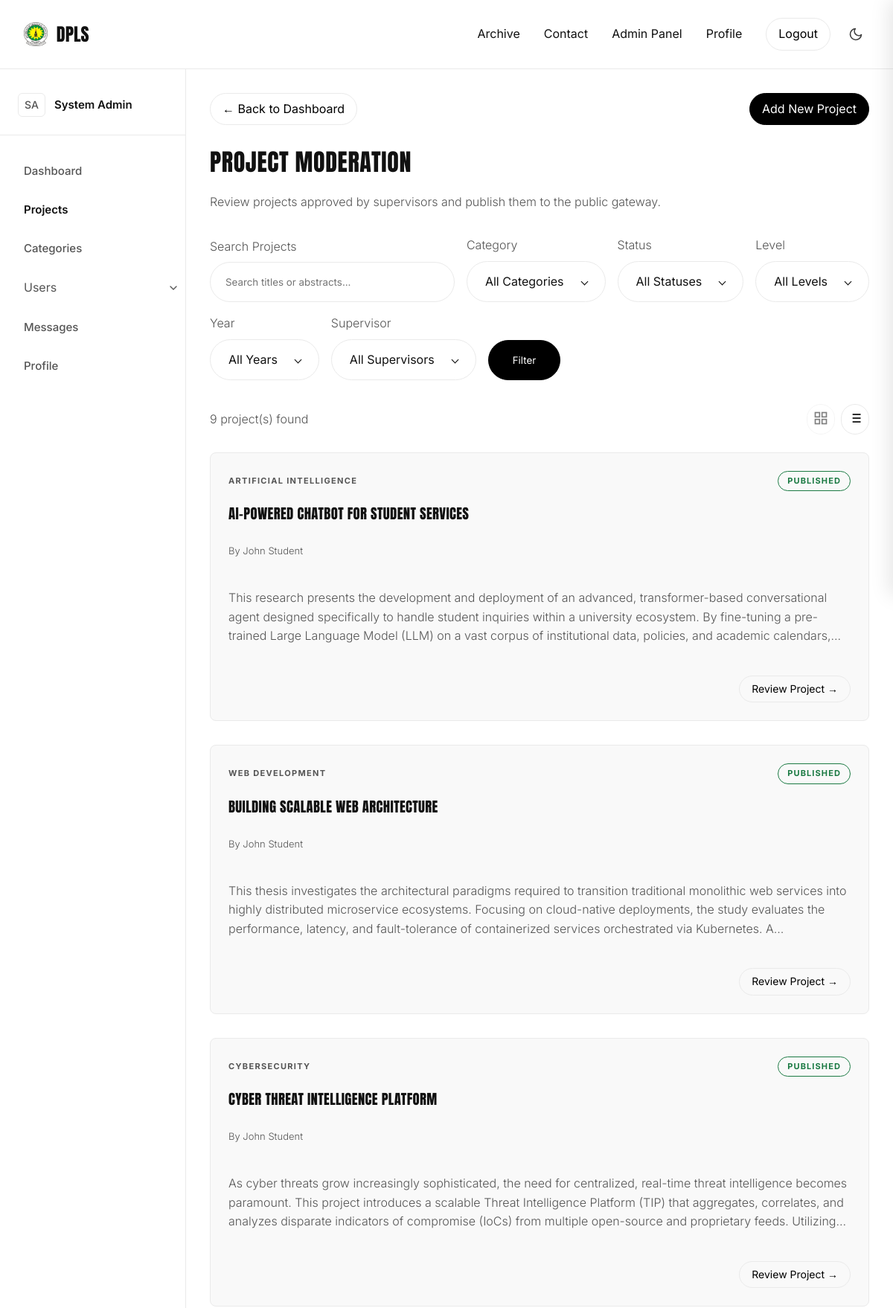
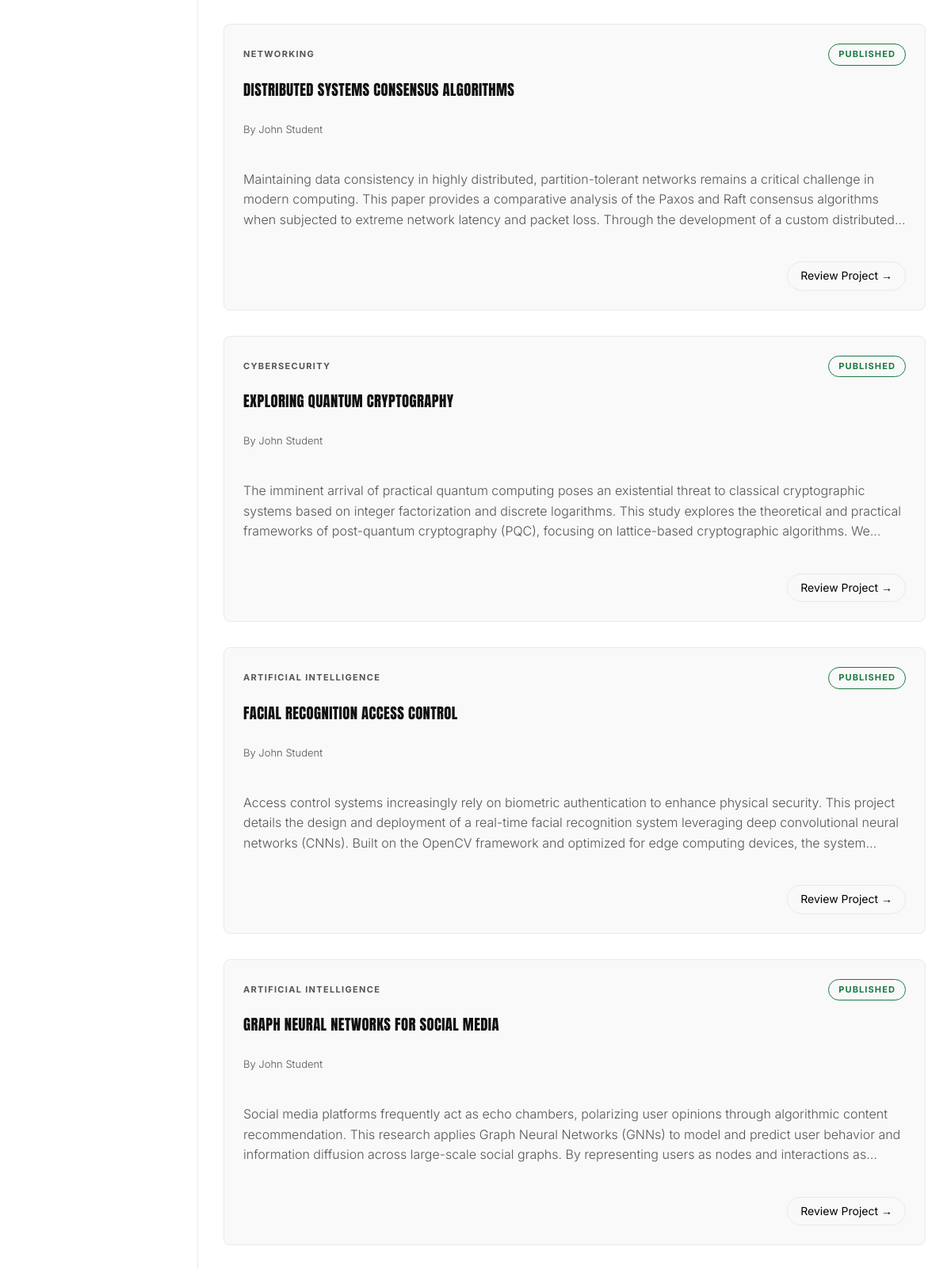
The app's page /admin/projects.php (signed in, upper part) with its own data (2 pictures, top to bottom).
### tables this page shows
CREATE TABLE IF NOT EXISTS projects (
    id INT AUTO_INCREMENT PRIMARY KEY,
    title VARCHAR(255) NOT NULL,
    abstract TEXT NOT NULL,
    student_id INT,
    supervisor_id INT,
    category_id INT,
    supervisor_status ENUM('pending', 'approved', 'rejected') DEFAULT 'pending',
    supervisor_note TEXT,
    admin_status ENUM('pending', 'published', 'rejected') DEFAULT 'pending',
    year INT NOT NULL,
    language VARCHAR(100),
    created_at TIMESTAMP DEFAULT CURRENT_TIMESTAMP,
    FOREIGN KEY (student_id) REFERENCES users(id) ON DELETE SET NULL,
    FOREIGN KEY (supervisor_id) REFERENCES users(id) ON DELETE SET NULL,
    FOREIGN KEY (category_id) REFERENCES categories(id) ON DELETE SET NULL,
    FULLTEXT(title, abstract)
);

CREATE TABLE IF NOT EXISTS categories (
    id INT AUTO_INCREMENT PRIMARY KEY,
    name VARCHAR(255) UNIQUE NOT NULL,
    created_at TIMESTAMP DEFAULT CURRENT_TIMESTAMP
);

CREATE TABLE IF NOT EXISTS users (
    id INT AUTO_INCREMENT PRIMARY KEY,
    name VARCHAR(255) NOT NULL,
    email VARCHAR(255) UNIQUE NOT NULL,
    password_hash VARCHAR(255) NOT NULL,
    role ENUM('admin', 'supervisor', 'student') NOT NULL,
    status ENUM('active', 'suspended') DEFAULT 'active',
    level VARCHAR(50) DEFAULT NULL,
    mat_no VARCHAR(100) DEFAULT NULL,
    year INT DEFAULT NULL,
    created_at TIMESTAMP DEFAULT CURRENT_TIMESTAMP
);

### helpers/utils.php (called while the page is built, shortened)
<?php
function h($string) {
    return htmlspecialchars($string ?? '', ENT_QUOTES, 'UTF-8');
}

### admin/projects.php (the view, shortened to what this page needs)
<?php
global $pdo;
$q = trim($_GET['q'] ?? '');
$query = "
    SELECT p.id, p.title, p.abstract, p.admin_status, p.supervisor_status, p.supervisor_note, u.name as student_name, c.name as category_name
    FROM projects p
    LEFT JOIN users u ON p.student_id = u.id
    LEFT JOIN categories c ON p.category_id = c.id
    WHERE p.supervisor_status = 'approved'
";
$params = [];
$query .= " ORDER BY p.created_at DESC";
$stmt = $pdo->prepare($query);
$stmt->execute($params);
$projects = $stmt->fetchAll();
require_once __DIR__ . '/../components/header.php';
?>
<div class="mb-4 flex-between header-actions" style="align-items: flex-start;">
    <div>
        <a href="dashboard.php" class="btn btn-outline mb-3" style="padding: 8px 16px;">&larr; Back to Dashboard</a>
        <h1>Project Moderation</h1>
        <p class="subtext">Review projects approved by supervisors and publish them to the public gateway.</p>
    </div>
    <div>
        <a href="project_add.php" class="btn" style="padding: 8px 16px;">Add New Project</a>
    </div>
</div>
<form method="GET" action="" class="mb-4 filter-form" style="display: flex; flex-wrap: wrap; gap: 16px; align-items: end;">
    <div style="flex: 1; min-width: 200px;">
        <label class="label mb-1" style="display:block;">Search Projects</label>
        <input type="text" name="q" value="<?= h($q) ?>" placeholder="Search titles or abstracts..." style="margin-bottom: 0; height: 54px; padding: 0 20px; box-sizing: border-box; width: 100%;">
    </div>
    <div style="min-width: 140px;">
        <label class="label mb-1" style="display:block;">Category</label>
    </div>
    <div style="min-width: 140px;">
        <label class="label mb-1" style="display:block;">Status</label>
    </div>
    <div style="min-width: 120px;">
        <label class="label mb-1" style="display:block;">Level</label>
    </div>
    <div style="min-width: 120px;">
        <label class="label mb-1" style="display:block;">Year</label>
    </div>
    <div style="min-width: 150px;">
        <label class="label mb-1" style="display:block;">Supervisor</label>
    </div>
    <button type="submit" class="btn" style="height: 54px; padding: 0 32px; margin-bottom: 0; display: inline-flex; align-items: center; justify-content: center; box-sizing: border-box;">Filter</button>
</form>
<?php if (empty($projects)): ?>
    <?= render_empty_state("No Projects Found", "There are no projects matching your current filters.") ?>
<?php else: ?>
    <div class="flex-between mb-3">
        <span class="label"><?= count($projects) ?> project(s) found</span>
        <div style="display: flex; gap: 8px;">
            <button type="button" id="view-grid" class="btn btn-outline" style="padding: 8px; line-height: 1;" title="Grid View">
                <svg width="20" height="20" viewBox="0 0 24 24" fill="none" stroke="currentColor" stroke-width="2"><rect x="3" y="3" width="7" height="7"></rect><rect x="14" y="3" width="7" height="7"></rect><rect x="14" y="14" width="7" height="7"></rect><rect x="3" y="14" width="7" height="7"></rect></svg>
            </button>
            <button type="button" id="view-list" class="btn btn-outline" style="padding: 8px; line-height: 1; opacity: 0.5;" title="List View">
            </button>
        </div>
    </div>
    <div class="grid-auto-fit">
        <?php foreach ($projects as $project): ?>
            <div class="card flex-column">
                <div class="flex-between">
                    <span class="micro-label"><?= h($project['category_name']) ?></span>
                    <span class="badge <?= $project['admin_status'] ?>"><?= h($project['admin_status']) ?></span>
                </div>
                <h3 class="mt-2 mb-1"><?= h($project['title']) ?></h3>
                <div class="label mb-3" style="font-size: 13px;">By <?= h($project['student_name']) ?></div>
                <p class="subtext mb-3" style="display: -webkit-box; -webkit-line-clamp: 3; -webkit-box-orient: vertical; overflow: hidden; line-height: 1.6;">
                    <?= h($project['abstract']) ?>
                </p>
                <div style="margin-top: auto; display: flex; justify-content: flex-end;">
                    <a href="project.php?id=<?= $project['id'] ?>" class="btn btn-outline" style="padding: 6px 16px; font-size: 14px;">Review Project &rarr;</a>
                </div>
            </div>
        <?php endforeach; ?>
    </div>
<?php endif; ?>
<?php require_once __DIR__ . '/../components/footer.php'; ?>

### assets/css/index.css (style rules this page uses)
:root { --bg: #ffffff; --text-primary: #111111; --text-secondary: #555555; --line: #eaeaea; --panel: #f9f9f9; --accent: #000000; --accent-hover: #333333; --success: #1b7a43; --danger: #d93025; --warning: #b37300; }
* { box-sizing: border-box; margin: 0; padding: 0; font-family: 'Inter', sans-serif; box-shadow: none !important; }
body { background-color: var(--bg); color: var(--text-primary); min-height: 100vh; display: flex; flex-direction: column; }
h1, h2, h3, h4, h5, h6 { font-family: 'Anton', sans-serif; font-weight: 400; text-transform: uppercase; letter-spacing: 0.02em; margin-bottom: 16px; }
p, li, span, div { font-weight: 400; line-height: 1.6; }
.subtext, .label, label, .intro { font-weight: 300; color: var(--text-secondary); }
.eyebrow, .micro-label { font-size: 11px; font-weight: 700; text-transform: uppercase; letter-spacing: 0.12em; color: var(--text-secondary); }
a { text-decoration: none; color: inherit; transition: color 0.2s ease; }
.panel, .card { background: var(--panel); border-radius: 8px; border: 1px solid var(--line); padding: 24px; }
.grid-auto-fit { display: grid; grid-template-columns: repeat(auto-fit, minmax(300px, 1fr)); gap: 32px; }
.grid-auto-fit.list-view { grid-template-columns: 1fr; }
input, textarea, select { width: 100%; padding: 14px 24px; border: 1px solid var(--line); border-radius: 9999px; background: transparent; outline: none; font-family: 'Inter', sans-serif; font-weight: 400; margin-bottom: 24px; transition: border-color 0.2s ease; appearance: none; }
button, .btn { display: inline-block; padding: 14px 32px; border-radius: 9999px; border: 1px solid var(--accent); background: var(--accent); color: var(--bg); font-family: 'Inter', sans-serif; font-weight: 400; text-align: center; white-space: nowrap; cursor: pointer; outline: none; transition: all 0.2s ease; }
.btn-outline { background: transparent; color: var(--accent); border: 1px solid var(--line); }
.badge { display: inline-block; padding: 4px 12px; border-radius: 9999px; font-size: 11px; font-weight: 700; text-transform: uppercase; letter-spacing: 0.1em; border: 1px solid var(--line); }
.badge.approved, .badge.published { color: var(--success); border-color: var(--success); }
.mb-1 { margin-bottom: 8px; }
.mb-3 { margin-bottom: 24px; }
.mb-4 { margin-bottom: 32px; }
.flex-between { display: flex; justify-content: space-between; align-items: center; }
.flex-column { display: flex; flex-direction: column; gap: 16px; }

### records on screen
projects: category.name "ARTIFICIAL INTELLIGENCE", admin_status "PUBLISHED", title "AI-POWERED CHATBOT FOR STUDENT SERVICES", student.name "John Student", abstract "This research presents the development and deployment of an advanced, transformer-based conversational agent designed specifically to handle student inquiries within a university ecosystem. By fine-tuning a pre-trained Large Language Model (LLM) on a vast corpus of institutional data, policies, and academic…"
projects: category.name "WEB DEVELOPMENT", admin_status "PUBLISHED", title "BUILDING SCALABLE WEB ARCHITECTURE", student.name "John Student", abstract "This thesis investigates the architectural paradigms required to transition traditional monolithic web services into highly distributed microservice ecosystems. Focusing on cloud-native deployments, the study evaluates the performance, latency, and fault-tolerance of containerized services orchestrated via Kubernetes.…"
projects: category.name "CYBERSECURITY", admin_status "PUBLISHED", title "CYBER THREAT INTELLIGENCE PLATFORM", student.name "John Student", abstract "As cyber threats grow increasingly sophisticated, the need for centralized, real-time threat intelligence becomes paramount. This project introduces a scalable Threat Intelligence Platform (TIP) that aggregates, correlates, and analyzes disparate indicators of compromise (IoCs) from multiple open-source and proprietary feeds.…"
projects: category.name "NETWORKING", admin_status "PUBLISHED", title "DISTRIBUTED SYSTEMS CONSENSUS ALGORITHMS", student.name "John Student", abstract "Maintaining data consistency in highly distributed, partition-tolerant networks remains a critical challenge in modern computing. This paper provides a comparative analysis of the Paxos and Raft consensus algorithms when subjected to extreme network latency and packet loss. Through the development of a custom…"
projects: category.name "CYBERSECURITY", admin_status "PUBLISHED", title "EXPLORING QUANTUM CRYPTOGRAPHY", student.name "John Student", abstract "The imminent arrival of practical quantum computing poses an existential threat to classical cryptographic systems based on integer factorization and discrete logarithms. This study explores the theoretical and practical frameworks of post-quantum cryptography (PQC), focusing on lattice-based cryptographic algorithms.…"
projects: category.name "ARTIFICIAL INTELLIGENCE", admin_status "PUBLISHED", title "FACIAL RECOGNITION ACCESS CONTROL", student.name "John Student", abstract "Access control systems increasingly rely on biometric authentication to enhance physical security. This project details the design and deployment of a real-time facial recognition system leveraging deep convolutional neural networks (CNNs). Built on the OpenCV framework and optimized for edge computing devices, the…"
projects: category.name "ARTIFICIAL INTELLIGENCE", admin_status "PUBLISHED", title "GRAPH NEURAL NETWORKS FOR SOCIAL MEDIA", student.name "John Student", abstract "Social media platforms frequently act as echo chambers, polarizing user opinions through algorithmic content recommendation. This research applies Graph Neural Networks (GNNs) to model and predict user behavior and information diffusion across large-scale social graphs. By representing users as nodes and interactions…"

### other values on screen
$initials "SA"
$name "System Admin"
$label "Dashboard Projects Categories Messages Profile"
count($projects) "9"
